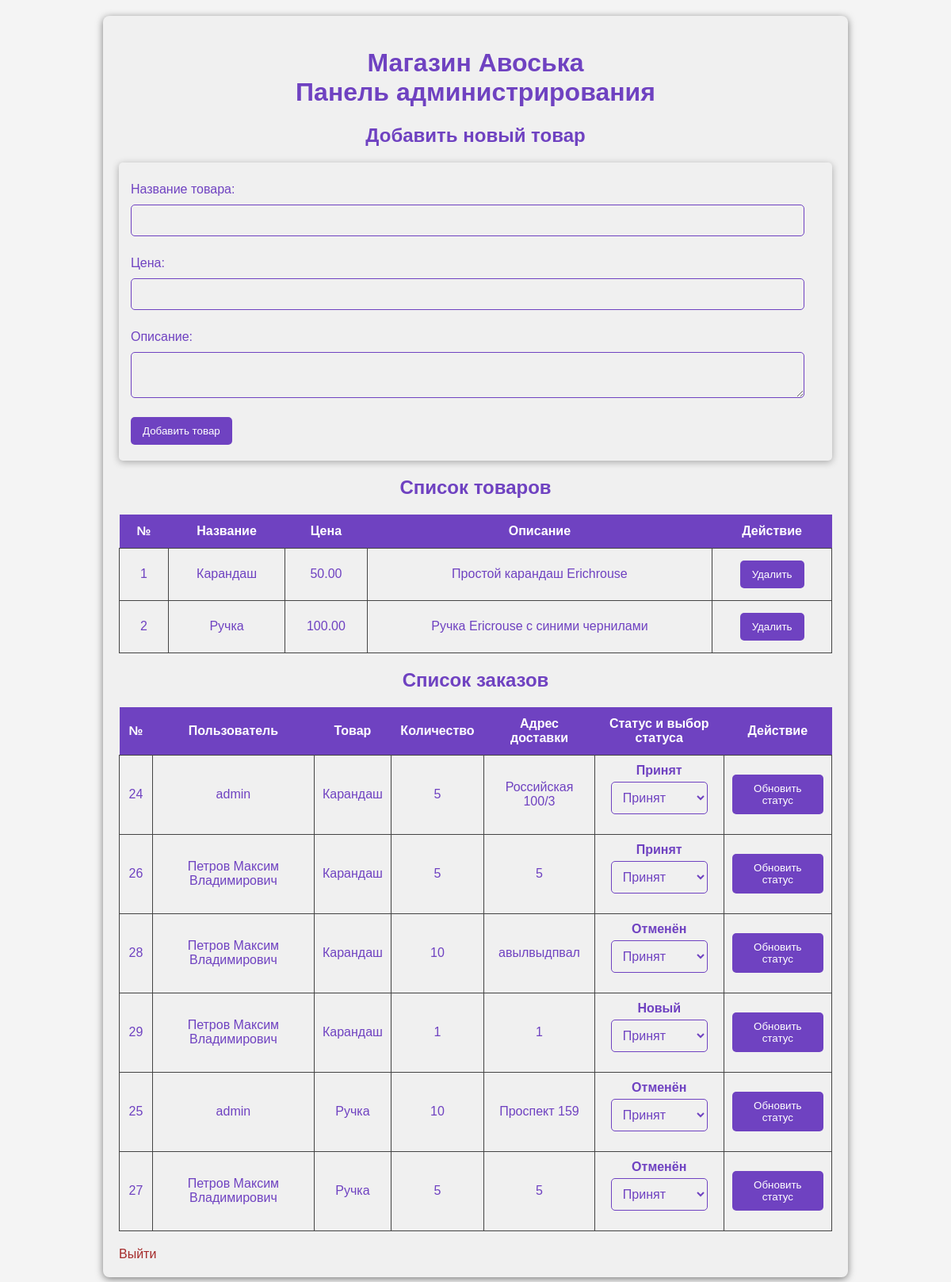
Page /list/admin-panel.php (signed in) on the committed database.
### tables this page shows
CREATE TABLE `products` (
  `id` int NOT NULL,
  `name` varchar(100) NOT NULL,
  `price` decimal(10,2) NOT NULL,
  `description` text
);

CREATE TABLE `orders` (
  `id` int NOT NULL,
  `user_id` int NOT NULL,
  `product_id` int NOT NULL,
  `quantity` int NOT NULL,
  `status` enum('Новый','Принят','Отменён') DEFAULT 'Новый',
  `delivery_address` varchar(255) NOT NULL,
  `created_at` timestamp NULL DEFAULT CURRENT_TIMESTAMP
);

CREATE TABLE `users` (
  `id` int NOT NULL,
  `username` varchar(50) NOT NULL,
  `password` varchar(255) NOT NULL,
  `fullname` varchar(100) NOT NULL,
  `phone` varchar(15) DEFAULT NULL,
  `email` varchar(100) NOT NULL,
  `role` enum('user','admin') DEFAULT 'user'
);

### list/admin-panel.php (the view, shortened to what this page needs)
<?php
require 'db.php';
$stmt = $pdo->query("SELECT * FROM products");
$products = $stmt->fetchAll();
$stmt = $pdo->query("SELECT o.*, p.name AS product_name, u.fullname AS user_fullname FROM orders o JOIN products p ON o.product_id = p.id JOIN users u ON o.user_id = u.id");
$orders = $stmt->fetchAll();
?>
<!DOCTYPE html>
<html lang="ru">
<head>
    <link rel="stylesheet" href="../css/style-admins-panel.css">
</head>
<body>
<div class="container">
    <h1 align="middle">Магазин Авоська <br> Панель администрирования</h1>
    <h2>Добавить новый товар</h2>
    <form method="POST" class="form">
        <label for="name">Название товара:</label>
        <input type="text" name="name" required><br>
        <label for="price">Цена:</label>
        <input type="number" name="price" step="0.01" required><br>
        <label for="description">Описание:</label>
        <textarea name="description" required></textarea><br>
        <button type="submit" name="add_product">Добавить товар</button>
    </form>
    <h2>Список товаров</h2>
    <table>
        <tr>
            <th>№</th>
            <th>Название</th>
            <th>Цена</th>
            <th>Описание</th>
            <th>Действие</th>
        </tr>
        <?php if (!empty($products)): ?>
            <?php foreach ($products as $product): ?>
            <tr>
                <td><?php echo $product['id']; ?></td>
                <td><?php echo htmlspecialchars($product['name']); ?></td>
                <td><?php echo htmlspecialchars($product['price']); ?></td>
                <td><?php echo htmlspecialchars($product['description']); ?></td>
                <td>
                    <form method="POST" action="">
                        <button type="submit" name="delete_product" onclick="return confirm('Вы уверены, что хотите удалить этот товар?');">Удалить</button>
                    </form>
                </td>
            </tr>
            <?php endforeach; ?>
        <?php endif; ?>
    </table>
    <h2>Список заказов</h2>
    <table>
        <tr>
            <th>№</th>
            <th>Пользователь</th>
            <th>Товар</th>
            <th>Количество</th>
            <th>Адрес доставки</th>
            <th>Статус и выбор статуса</th>
            <th>Действие</th>
        </tr>
        <?php if (!empty($orders)): ?>
            <?php foreach ($orders as $order): ?>
            <tr>
                <td><?php echo $order['id']; ?></td>
                <td><?php echo htmlspecialchars($order['user_fullname']); ?></td>
                <td><?php echo htmlspecialchars($order['product_name']); ?></td>
                <td><?php echo htmlspecialchars($order['quantity']); ?></td>
                <td><?php echo htmlspecialchars($order['delivery_address']); ?></td>
                <td>
                    <form method="POST">
                        <strong><?php echo htmlspecialchars($order['status']); ?></strong><br>
                        <select name="status">
                            <option value="Принят" <?php if ($order['status'] == 'Принят') echo 'selected'; ?>>Принят</option>
                        </select>
                </td>
                <td>
                    <button class="update" type="submit" name="update_order">Обновить статус</button>
                </td>
            </tr>
            <?php endforeach; ?>
        <?php endif; ?>
    </table>
    <div>
        <a href="logout.php" class="exit">Выйти</a>
    </div>
</div>
</body>
</html>

### css/style-admins-panel.css (style rules this page uses)
body { font-family: 'Arial', sans-serif; margin: 0; padding: 20px; background-color: #f4f4f4; }
.container { font-family: 'Arial', sans-serif; margin: 0; padding: 20px; background-color: #f0f0f0; color: #6f42c1; }
.container { max-width: 900px; margin: 0 auto; padding: 20px; background-color: #f0f0f0; border-radius: 8px; box-shadow: 0 2px 10px rgba(0, 0, 0, 0.5); }
h1, h2 { color: #6f42c1; text-align: center; }
.form { margin: 20px 0; padding: 15px; border-radius: 5px; background-color: #f0f0f0; box-shadow: 0 2px 10px rgba(0, 0, 0, 0.3); }
label { display: block; margin: 10px 0 5px; }
input[type="text"], input[type="number"], textarea, select { width: calc(100% - 20px); padding: 10px; margin: 5px 0 15px; border: 1px solid #6f42c1; border-radius: 5px; font-size: 16px; background-color: #f0f0f0; color: #6f42c1; box-sizing: border-box; }
button { background-color: #6f42c1; color: white; border: none; cursor: pointer; transition: background-color 0.3s; padding: 10px 15px; border-radius: 5px; margin: 5px 0; display: inline-block; }
table { width: 100%; border-collapse: collapse; margin: 20px 0; }
th { background-color: #6f42c1; color: white; padding: 12px; text-align: center; }
td { border: 1px solid #444; padding: 10px; text-align: center; color: #6f42c1; background-color: #f0f0f0; }
tr:nth-child(even) { background-color: #f0f0f0; }
.exit { text-decoration: none; color: brown; display: block; margin-top: 20px; font-size: 16px; }

### rows in the picture
products: id "1", name "Карандаш", price "50.00", description "Простой карандаш Erichrouse"
products: id "2", name "Ручка", price "100.00", description "Ручка Ericrouse с синими чернилами"
orders: id "24", user.fullname "admin", product.name "Карандаш", quantity "5", delivery_address "Российская 100/3", status "Принят"
orders: id "26", user.fullname "Петров Максим Владимирович", product.name "Карандаш", quantity "5", delivery_address "5", status "Принят"
orders: id "28", user.fullname "Петров Максим Владимирович", product.name "Карандаш", quantity "10", delivery_address "авылвыдпвал", status "Отменён"
orders: id "29", user.fullname "Петров Максим Владимирович", product.name "Карандаш", quantity "1", delivery_address "1", status "Новый"
orders: id "25", user.fullname "admin", product.name "Ручка", quantity "10", delivery_address "Проспект 159", status "Отменён"
orders: id "27", user.fullname "Петров Максим Владимирович", product.name "Ручка", quantity "5", delivery_address "5", status "Отменён"
